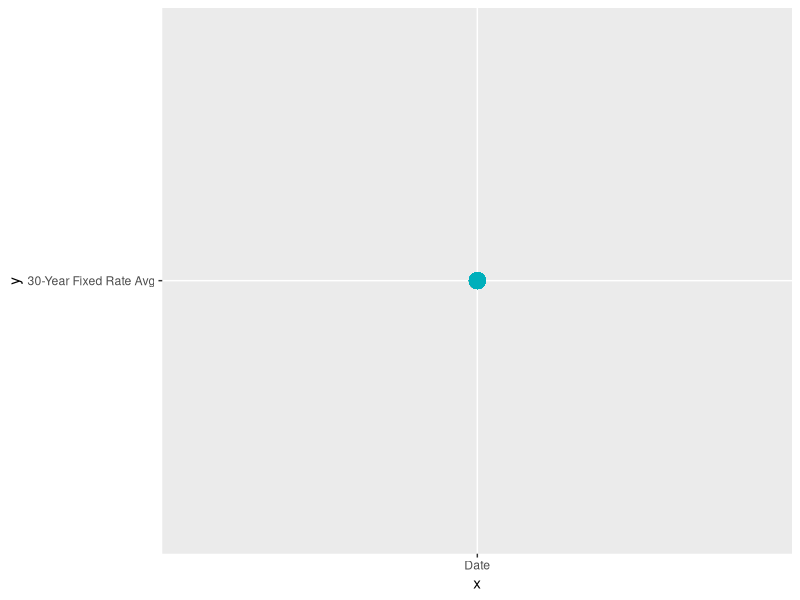

The R script that drew this image: (Note: this script raises an error after producing the figure.)
library(tidyverse)
library(dplyr)

#install.packages("here") #<- install once for location of the files!
library(here) #<- for Location of the files!
#install.packages("pastecs")
#(pastecs)

#getwd() <-always starts at this level here!
#here("data", "quarterly-data-us-mortgage.csv") #<- example for subfolder data, file quarterly-data-us-mortgage.csv

DS <- read.table(here("data", "quarterly-data-us-mortgage.csv"), sep=",", quote=",", comment.char="", na.strings = "NA", colClasses = NA)
View(DS)

#let's rename the columns from V1, V2,... to the names (they were manually extracted form the "auto-mpg.name" file
names(DS) <- c("Date", "15-Year Fixed Rate Avg","30-Year Fixed Rate Avg","5/1-Year Adjustable Rate","Margin for 5/1-Year Adj","Origination Fees and Discount Points for 15-Y","Origination Fees and Discount Points for 30-Y","5/1-Year Adjustable")

#for better manipulation and readibilitty, let's transform the data.frame into a "tibble" object
DStibble <- as_tibble(DS)
View(DStibble)

#monthly <- ts(DStibble, start = c(2009, 1), frequency = 12)
#quarterly <- aggregate(monthly, mean)
#View(quarterly)

#plot1 <- ggplot(data = DStibble, mapping = aes(x = "30-Year Fixed Rate Avg", y="Date"))

plot2 <- ggplot(data = DS, mapping = aes(x = "Date", y = "30-Year Fixed Rate Avg"))+
  geom_point(color = "#00AFBB", size = 5) +
  geom_line(color = "#00AFBB", size = 2)
print(plot2)




(merged_table <- left_join(DStibble,car_cost,by=c("car name"="Car Name","model year"="Matriculation Year")))
View(merged_table)


mortgagae.rates.average <- c(rowMeans(DStibble[,2:6], na.rm = TRUE))
mortgagae.rates.average1 <- cbind(mortgagae.rates.average, "30-Year Fixed Rate Avg" = "5/1-Year Adjustable Rate")

mortgagae.rates.average1
